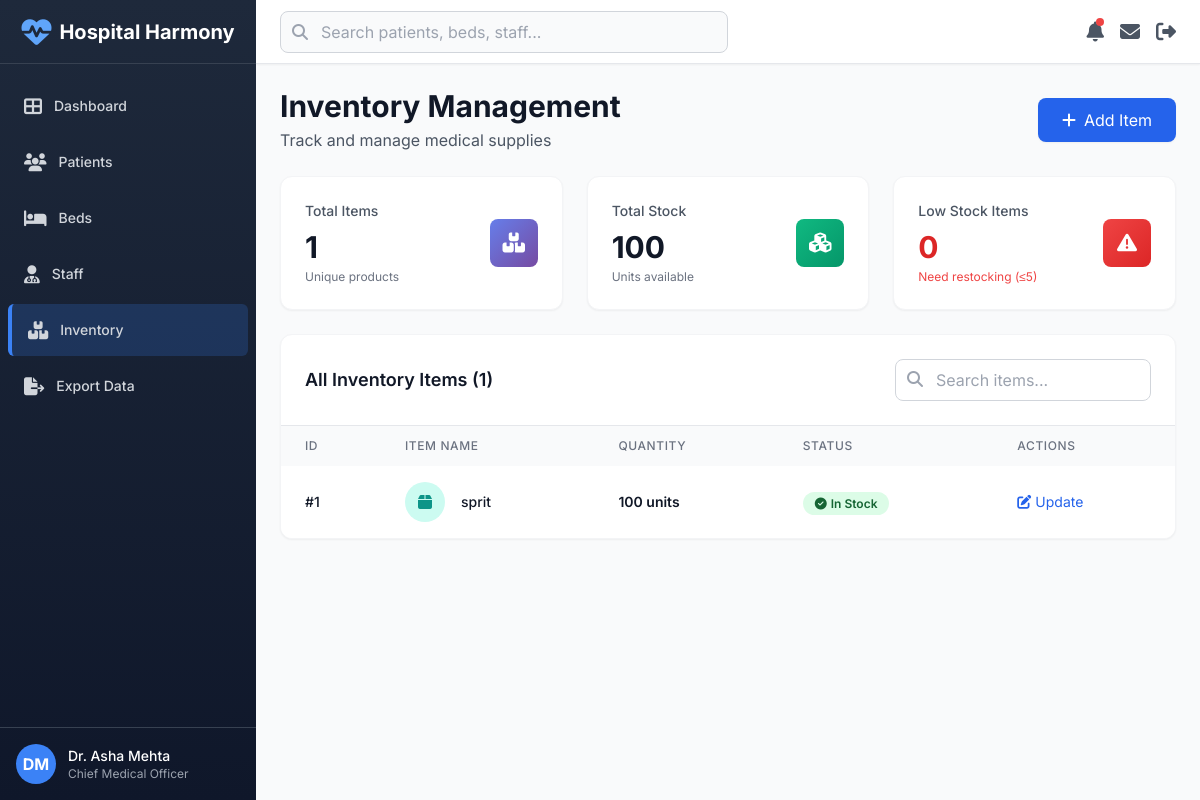
/inventory (signed in), run on an earlier commit of the app's database.
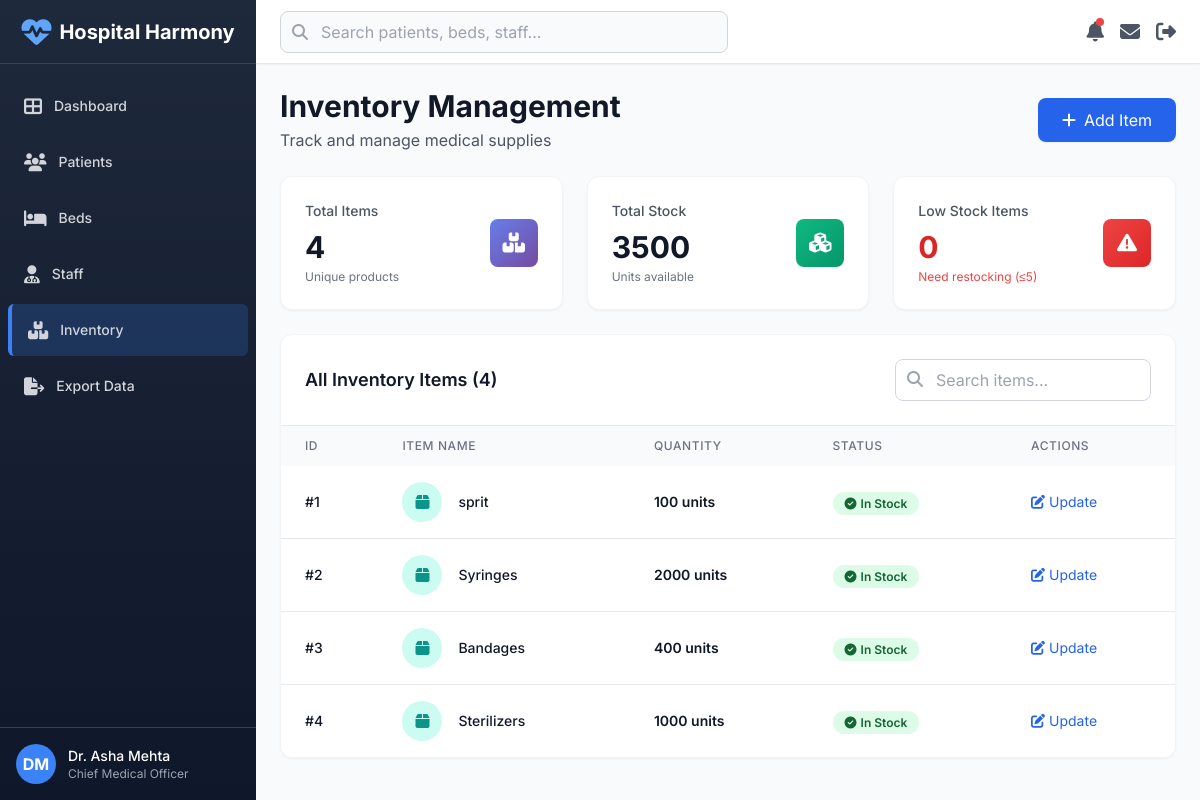
And on a later commit of the database.
### tables this page shows
CREATE TABLE inventory (
    id INTEGER PRIMARY KEY AUTOINCREMENT,
    name TEXT NOT NULL,
    quantity INTEGER DEFAULT 0
);

### app.py (the view)
@app.route('/inventory')
@login_required
def inventory():
    db = get_db(); cur = db.cursor()
    cur.execute('SELECT * FROM inventory')
    rows = cur.fetchall()
    low_items = [r for r in rows if (r['quantity'] or 0) <= 5]
    if low_items:
        flash(f"{len(low_items)} item(s) low in stock (<=5).", 'danger')
    return render_template('inventory.html', items=rows)

### app.py (called while the page is built)
def login_required(f):
    @wraps(f)
    def wrapped(*args, **kwargs):
        if 'user' not in session:
            return redirect(url_for('login'))
        return f(*args, **kwargs)
    return wrapped

### database.py (called while the page is built)
def get_db():
    global _conn
    if _conn is None:
        _conn = sqlite3.connect(DB_PATH, check_same_thread=False)
        _conn.row_factory = sqlite3.Row
    return _conn

### templates/inventory.html (shortened to what the changed rows need)
{% extends "layout.html" %}
{% block content %}
<div class="flex items-center justify-between mb-6">
    <div>
        <h1 class="text-3xl font-bold text-gray-900">Inventory Management</h1>
    </div>
</div>
<div class="grid grid-cols-1 gap-6 sm:grid-cols-3 mb-6">
    <div class="card-hover bg-white rounded-xl shadow-sm p-6 border border-gray-100">
        <div class="flex items-center justify-between">
            <div>
                <p class="text-sm font-medium text-gray-600">Total Items</p>
                <p class="text-3xl font-bold text-gray-900 mt-2">{{ items|length }}</p>
                <p class="text-xs text-gray-500 mt-1">Unique products</p>
            </div>
        </div>
    </div>
    <div class="card-hover bg-white rounded-xl shadow-sm p-6 border border-gray-100">
        <div class="flex items-center justify-between">
            <div>
                <p class="text-sm font-medium text-gray-600">Total Stock</p>
                <p class="text-3xl font-bold text-gray-900 mt-2">
                    {{ items|sum(attribute='quantity') or 0 }}
                </p>
                <p class="text-xs text-gray-500 mt-1">Units available</p>
            </div>
        </div>
    </div>
                    {% set low_stock = namespace(count=0) %}
                    {% for item in items %}
                        {% if (item['quantity'] or 0) <= 5 %}
                            {% set low_stock.count = low_stock.count + 1 %}
                        {% endif %}
                    {% endfor %}
</div>
<div class="bg-white rounded-xl shadow-sm border border-gray-100 overflow-hidden">
    <div class="p-6 border-b border-gray-200">
        <div class="flex items-center justify-between">
            <h3 class="text-lg font-semibold text-gray-900">All Inventory Items ({{ items|length }})</h3>
            <div class="relative w-64">
                <input type="search" id="searchInput" placeholder="Search items..." class="w-full pl-10 pr-4 py-2 border border-gray-300 rounded-lg focus:ring-2 focus:ring-blue-500 focus:border-transparent" onkeyup="searchTable()">
                <i class="fas fa-search absolute left-3 top-3 text-gray-400"></i>
            </div>
        </div>
    </div>
    <div class="overflow-x-auto">
        <table class="w-full" id="inventoryTable">
            <thead class="bg-gray-50">
                <tr>
                    <th class="px-6 py-3 text-left text-xs font-medium text-gray-500 uppercase tracking-wider">ID</th>
                    <th class="px-6 py-3 text-left text-xs font-medium text-gray-500 uppercase tracking-wider">Item Name</th>
                    <th class="px-6 py-3 text-left text-xs font-medium text-gray-500 uppercase tracking-wider">Quantity</th>
                    <th class="px-6 py-3 text-left text-xs font-medium text-gray-500 uppercase tracking-wider">Status</th>
                    <th class="px-6 py-3 text-left text-xs font-medium text-gray-500 uppercase tracking-wider">Actions</th>
                </tr>
            </thead>
            <tbody class="bg-white divide-y divide-gray-200">
                {% if items %}
                    {% for item in items %}
                    <tr class="hover:bg-gray-50 transition {% if (item['quantity'] or 0) <= 5 %}bg-red-50{% endif %}">
                        <td class="px-6 py-4 whitespace-nowrap text-sm font-medium text-gray-900">#{{ item['id'] }}</td>
                        <td class="px-6 py-4 whitespace-nowrap">
                            <div class="flex items-center">
                                <div class="flex-shrink-0 h-10 w-10 bg-teal-100 rounded-full flex items-center justify-center">
                                    <i class="fas fa-box text-teal-600"></i>
                                </div>
                                <div class="ml-4">
                                    <div class="text-sm font-medium text-gray-900">{{ item['name'] }}</div>
                                </div>
                            </div>
                        </td>
                        <td class="px-6 py-4 whitespace-nowrap">
                            <div class="text-sm font-semibold {% if (item['quantity'] or 0) <= 5 %}text-red-600{% else %}text-gray-900{% endif %}">
                                {{ item['quantity'] or 0 }} units
                            </div>
                        </td>
                        <td class="px-6 py-4 whitespace-nowrap">
                            {% if (item['quantity'] or 0) <= 5 %}
                                <span class="px-3 py-1 text-xs font-semibold rounded-full bg-red-100 text-red-800">
                                    <i class="fas fa-exclamation-circle mr-1"></i>Low Stock
                                </span>
                            {% elif (item['quantity'] or 0) <= 20 %}
                                <span class="px-3 py-1 text-xs font-semibold rounded-full bg-yellow-100 text-yellow-800">
                                    <i class="fas fa-info-circle mr-1"></i>Running Low
                                </span>
                            {% else %}
                                <span class="px-3 py-1 text-xs font-semibold rounded-full bg-green-100 text-green-800">
                                    <i class="fas fa-check-circle mr-1"></i>In Stock
                                </span>
                            {% endif %}
                        </td>
                        <td class="px-6 py-4 whitespace-nowrap text-sm">
                            <button onclick="updateQuantity({{ item['id'] }}, '{{ item['name'] }}', {{ item['quantity'] or 0 }})" class="text-blue-600 hover:text-blue-800 transition">
                                <i class="fas fa-edit mr-1"></i>Update
                            </button>
                        </td>
                    </tr>
                    {% endfor %}
                {% endif %}
            </tbody>
        </table>
    </div>
</div>
{% endblock %}

What changed in the data, as far as the page shows it:
added inventory: id "2", name "Syringes", quantity "2000", shows "In Stock"
added inventory: id "3", name "Bandages", quantity "400", shows "In Stock"
added inventory: id "4", name "Sterilizers", quantity "1000", shows "In Stock"
Also different on the page:
{{ items|length }}: "1" → "4"
{{ items|sum(attribute='quantity') or 0 }}: "100" → "3500"
